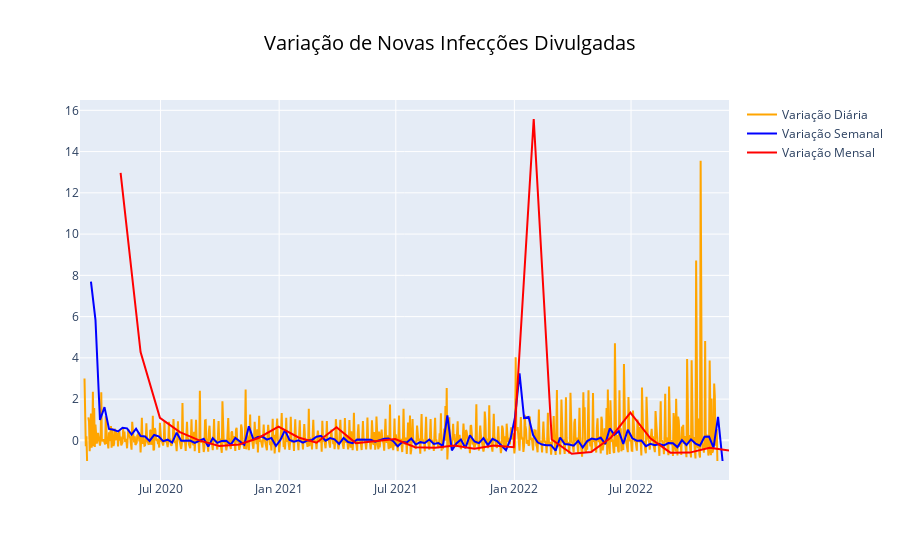

Notebook code cell kept with this figure:
### Code cell
# Criando um dicionário para os Dfs
dfs = {"days" : days_var[2:], "weeks": weeks_var[2:], "months":months_var[2:]}

# Plotando os Dfs
fig_var_novas_inf_divul = go.Figure()
fig_var_novas_inf_divul = fig_var_novas_inf_divul.add_trace(go.Scatter(x = dfs["days"].index,
                               y = dfs["days"]["newCases"], 
                               name = "Variação Diária",
                               line = dict(color='orange')))

fig_var_novas_inf_divul = fig_var_novas_inf_divul.add_trace(go.Scatter(x = dfs["weeks"].index,
                               y = dfs["weeks"]["newCases"], 
                               name = "Variação Semanal",
                               line = dict(color='blue')))

fig_var_novas_inf_divul = fig_var_novas_inf_divul.add_trace(go.Scatter(x = dfs["months"].index,
                               y = dfs["months"]["newCases"], 
                               name = "Variação Mensal",
                               line = dict(color='red')))

fig_var_novas_inf_divul.update_layout(
                title='Variação de Novas Infecções Divulgadas',
                title_font_color= 'black',
                title_font_size = 20,
                title_x = 0.5)

fig_var_novas_inf_divul.show()

### Figure 1 — Plotly figure (JSON) as saved in the notebook; plotly's stock layout.template omitted (floating-point values rounded to 4 significant figures; data arrays with more than 128 entries replaced by an {"elided": "..."} marker saying what was removed)
{"data": [{"line": {"color": "orange"}, "name": "Variação Diária", "type": "scatter", "x": {"elided": "993 str values"}, "y": {"elided": "993 float values"}}, {"line": {"color": "blue"}, "name": "Variação Semanal", "type": "scatter", "x": {"elided": "141 str values"}, "y": {"elided": "141 float values"}}, {"line": {"color": "red"}, "name": "Variação Mensal", "type": "scatter", "x": ["2020-04-30T00:00:00", "2020-05-31T00:00:00", "2020-06-30T00:00:00", "2020-07-31T00:00:00", "2020-08-31T00:00:00", "2020-09-30T00:00:00", "2020-10-31T00:00:00", "2020-11-30T00:00:00", "2020-12-31T00:00:00", "2021-01-31T00:00:00", "2021-02-28T00:00:00", "2021-03-31T00:00:00", "2021-04-30T00:00:00", "2021-05-31T00:00:00", "2021-06-30T00:00:00", "2021-07-31T00:00:00", "2021-08-31T00:00:00", "2021-09-30T00:00:00", "2021-10-31T00:00:00", "2021-11-30T00:00:00", "2021-12-31T00:00:00", "2022-01-31T00:00:00", "2022-02-28T00:00:00", "2022-03-31T00:00:00", "2022-04-30T00:00:00", "2022-05-31T00:00:00", "2022-06-30T00:00:00", "2022-07-31T00:00:00", "2022-08-31T00:00:00", "2022-09-30T00:00:00", "2022-10-31T00:00:00", "2022-11-30T00:00:00"], "y": [12.96, 4.277, 1.09, 0.4029, -0.01114, -0.2741, -0.2022, 0.1164, 0.6651, 0.1406, -0.1165, 0.6341, -0.1331, -0.01511, 0.06884, -0.3283, -0.3616, -0.2501, -0.4094, -0.253, -0.3279, 15.58, 0.04462, -0.6523, -0.5669, 0.1408, 1.346, 0.1022, -0.5962, -0.5928, -0.3562, -0.4914]}], "layout": {"title": {"font": {"color": "black", "size": 20}, "text": "Variação de Novas Infecções Divulgadas", "x": 0.5}}}
